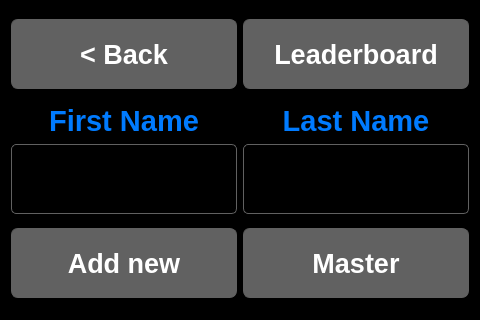
<?xml version="1.0" encoding="UTF-8"?>
<ui version="4.0">
 <class>OptionDialog</class>
 <widget class="QDialog" name="OptionDialog">
  <property name="geometry">
   <rect>
    <x>0</x>
    <y>0</y>
    <width>480</width>
    <height>320</height>
   </rect>
  </property>
  <property name="minimumSize">
   <size>
    <width>480</width>
    <height>320</height>
   </size>
  </property>
  <property name="maximumSize">
   <size>
    <width>480</width>
    <height>320</height>
   </size>
  </property>
  <property name="windowTitle">
   <string>Dialog</string>
  </property>
  <property name="styleSheet">
   <string notr="true">QWidget
{
	color: rgb(0, 123, 255);	
	background-color: rgb(0, 0, 0);

}

QWidget:item:selected
{
	color: rgb(239, 151, 0);
    border: 1px solid rgb(239, 151, 0);
	/*color: rgb(255, 255, 255);	
	background-color: rgb(0, 123, 255);	*/
}

QTabWidget::pane {
    border: 1px solid  rgb(97, 97, 97);
    top: 1px;
}

QTabBar::tab {
	background-color: rgb(97, 97, 97);
	color: rgb(255, 255, 255);
    border-width: 1px;
	border-color: rgb(255, 255, 255);
	border-style: solid;
    border-top-left-radius: 10px;
    border-top-right-radius: 10px;
	padding: 5px;
	padding-left: 63px;
	padding-right:63px;
}

QTabBar::tab:selected {
	color: rgb(255, 255, 255);	
	background-color: rgb(0, 123, 255);
}

.QMessageBox {font-size: 16pt}

.QSlider {
    min-height: 30px;
    max-height: 50px;
}

.QSlider::groove:horizontal {
    border: 1px solid;
    height: 5px;
    background: #393939;
    margin: 0 12px;
}

.QSlider::handle:horizontal {
    background: rgb(0, 123, 255);
    width: 30px;
    height: 30px;
    margin: -24px -12px;
}

QPushButton {
	background-color: rgb(97, 97, 97);
	color: rgb(255, 255, 255);
    border-width: 1px;
	border-color: rgb(97, 97, 97);
	border-style: solid;
	border-radius: 7;
	padding: 3px;
	padding-left: 5px;
	padding-right: 5px;
}

QPushButton:checked
{
	color: rgb(255, 255, 255);	
	background-color: rgb(0, 123, 255);
	border-color: rgb(0, 123, 255);
}

QPushButton:pressed
{
	color: rgb(255, 255, 255);	
	background-color: rgb(0, 123, 255);
	border-color: rgb(0, 123, 255);
}

QProgressBar
{
	background-color: rgb(166, 166, 166);
	color: rgb(0, 0, 0);
    border: 2px rgb(166, 166, 166);
    border-radius: 5px;
}

QProgressBar::chunk {
	border: 2px rgb(166, 166, 166);
    border-top-left-radius: 5px;
    border-bottom-left-radius: 5px;
    border-top-right-radius: 5px;
    border-bottom-right-radius: 5px;
	background-color: rgb(0, 123, 255);
   /* width: 40px;
    margin: 0.5px;*/
}

QComboBox {
	color: rgb(0, 123, 255);	
    border: 2px solid  rgb(97, 97, 97);
    border-top-left-radius: 7px;
    border-bottom-left-radius: 7px;
    padding: 1px 18px 1px 5px;
    min-width: 6em;
}

QComboBox:on { /* shift the text when the popup opens */
    border: 2px solid  rgb(97, 97, 97);
    border-top-left-radius: 7px;
    border-bottom-left-radius: 0px;
	color: rgb(239, 151, 0);
}

QLineEdit
{
    padding: 1px;
    border-style: solid;
    border: 1px solid rgb(97, 97, 97);
    border-radius: 5;
}

#LE_last_name {
	color: rgb(239, 151, 0);
}

#LE_first_name {
	color: rgb(239, 151, 0);
}</string>
  </property>
  <property name="modal">
   <bool>false</bool>
  </property>
  <layout class="QVBoxLayout" name="verticalLayout_3">
   <item>
    <layout class="QHBoxLayout" name="horizontalLayout">
     <item>
      <widget class="QPushButton" name="PB_back">
       <property name="minimumSize">
        <size>
         <width>0</width>
         <height>70</height>
        </size>
       </property>
       <property name="font">
        <font>
         <pointsize>20</pointsize>
         <weight>75</weight>
         <bold>true</bold>
        </font>
       </property>
       <property name="text">
        <string>&lt; Back</string>
       </property>
      </widget>
     </item>
     <item>
      <widget class="QPushButton" name="PB_leaderboard">
       <property name="minimumSize">
        <size>
         <width>0</width>
         <height>70</height>
        </size>
       </property>
       <property name="font">
        <font>
         <pointsize>20</pointsize>
         <weight>75</weight>
         <bold>true</bold>
        </font>
       </property>
       <property name="text">
        <string>Leaderboard</string>
       </property>
      </widget>
     </item>
    </layout>
   </item>
   <item>
    <layout class="QHBoxLayout" name="horizontalLayout_2">
     <item>
      <layout class="QVBoxLayout" name="verticalLayout">
       <item>
        <widget class="QLabel" name="label">
         <property name="maximumSize">
          <size>
           <width>16777215</width>
           <height>35</height>
          </size>
         </property>
         <property name="font">
          <font>
           <pointsize>22</pointsize>
           <weight>75</weight>
           <bold>true</bold>
          </font>
         </property>
         <property name="text">
          <string>First Name</string>
         </property>
         <property name="alignment">
          <set>Qt::AlignCenter</set>
         </property>
        </widget>
       </item>
       <item>
        <widget class="ClickableLineEdit" name="LE_first_name">
         <property name="minimumSize">
          <size>
           <width>0</width>
           <height>70</height>
          </size>
         </property>
         <property name="font">
          <font>
           <pointsize>20</pointsize>
          </font>
         </property>
        </widget>
       </item>
      </layout>
     </item>
     <item>
      <layout class="QVBoxLayout" name="verticalLayout_2">
       <item>
        <widget class="QLabel" name="label_2">
         <property name="maximumSize">
          <size>
           <width>16777215</width>
           <height>35</height>
          </size>
         </property>
         <property name="font">
          <font>
           <pointsize>22</pointsize>
           <weight>75</weight>
           <bold>true</bold>
          </font>
         </property>
         <property name="text">
          <string>Last Name</string>
         </property>
         <property name="alignment">
          <set>Qt::AlignCenter</set>
         </property>
        </widget>
       </item>
       <item>
        <widget class="ClickableLineEdit" name="LE_last_name">
         <property name="minimumSize">
          <size>
           <width>0</width>
           <height>70</height>
          </size>
         </property>
         <property name="font">
          <font>
           <pointsize>20</pointsize>
          </font>
         </property>
        </widget>
       </item>
      </layout>
     </item>
    </layout>
   </item>
   <item>
    <layout class="QHBoxLayout" name="horizontalLayout_3">
     <item>
      <widget class="QPushButton" name="PB_add_employee">
       <property name="minimumSize">
        <size>
         <width>0</width>
         <height>70</height>
        </size>
       </property>
       <property name="font">
        <font>
         <pointsize>20</pointsize>
         <weight>75</weight>
         <bold>true</bold>
        </font>
       </property>
       <property name="text">
        <string>Add new</string>
       </property>
      </widget>
     </item>
     <item>
      <widget class="QPushButton" name="PB_master">
       <property name="minimumSize">
        <size>
         <width>0</width>
         <height>70</height>
        </size>
       </property>
       <property name="font">
        <font>
         <pointsize>20</pointsize>
         <weight>75</weight>
         <bold>true</bold>
        </font>
       </property>
       <property name="text">
        <string>Master</string>
       </property>
      </widget>
     </item>
    </layout>
   </item>
  </layout>
 </widget>
 <customwidgets>
  <customwidget>
   <class>ClickableLineEdit</class>
   <extends>QLineEdit</extends>
   <header>ui_elements.clickablelineedit.h</header>
  </customwidget>
 </customwidgets>
 <resources/>
 <connections/>
</ui>
